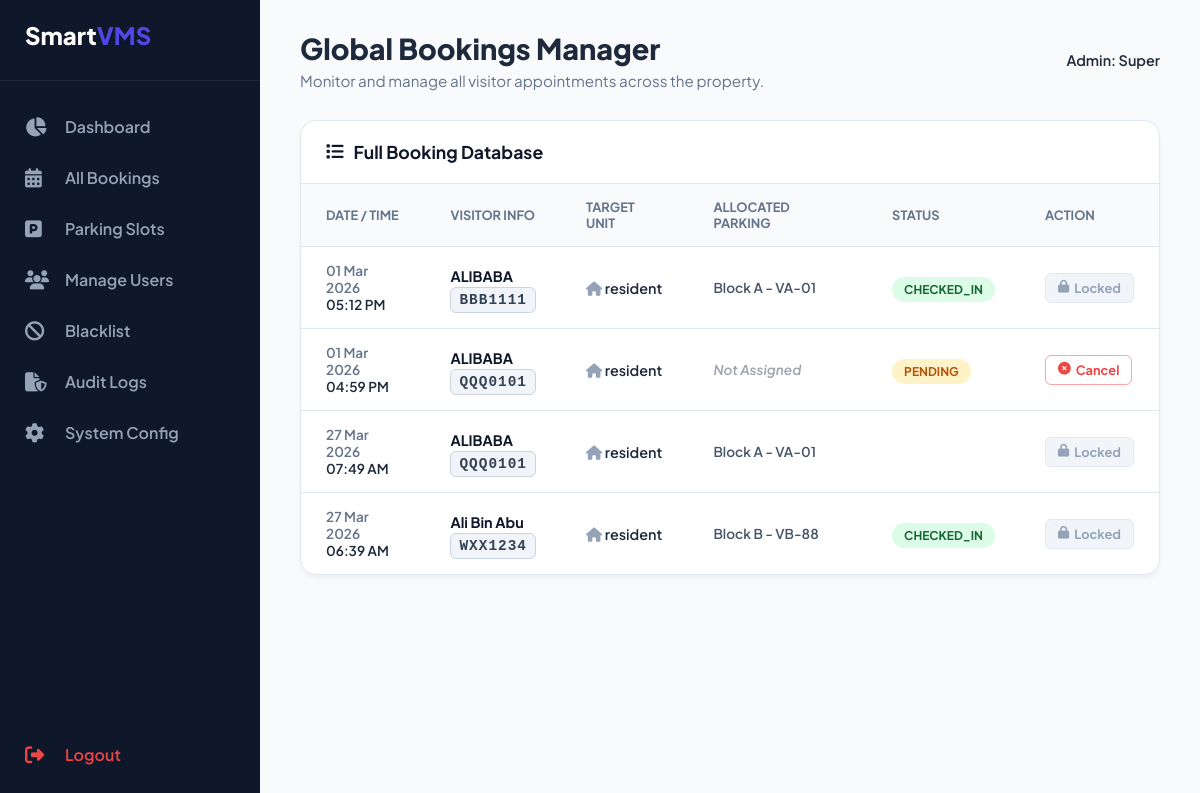
/public/admin_bookings.php (signed in), run on the app's committed database.
### tables this page shows
CREATE TABLE `bookings` (
  `id` int(11) NOT NULL,
  `plate_no` varchar(20) NOT NULL,
  `visitor_name` varchar(120) DEFAULT NULL,
  `resident_id` int(11) DEFAULT NULL,
  `slot_id` int(11) DEFAULT NULL,
  `start_time` datetime NOT NULL,
  `end_time` datetime NOT NULL,
  `status` enum('pending','approved','allocated','checked_in','checked_out','closed','expired') DEFAULT 'pending',
  `qr_token` varchar(255) DEFAULT NULL,
  `created_at` datetime DEFAULT current_timestamp()
);

CREATE TABLE `users` (
  `id` int(11) NOT NULL,
  `email` varchar(120) NOT NULL,
  `password_hash` varchar(255) NOT NULL,
  `role` enum('visitor','resident','guard','admin','superadmin') NOT NULL,
  `status` enum('active','inactive','watchlist','blacklisted') DEFAULT 'active',
  `phone` varchar(20) DEFAULT NULL,
  `created_at` datetime DEFAULT current_timestamp()
);

CREATE TABLE `parking_slots` (
  `id` int(11) NOT NULL,
  `block_name` enum('Block A','Block B','Block C') NOT NULL,
  `slot_no` varchar(20) NOT NULL,
  `slot_type` enum('Resident','Visitor','Disabled','Loading') DEFAULT 'Visitor',
  `status` enum('available','reserved','maintenance') DEFAULT 'available'
);

### core/config.php (called while the page is built, shortened)
<?php
function e($string) {
    return htmlspecialchars($string ?? '', ENT_QUOTES, 'UTF-8');
}
?>

### public/admin_bookings.php (the view, shortened to what this page needs)
<?php
$pdo = db();
$admin_name = explode('@', $_SESSION['email'])[0];
$stmt = $pdo->query("
    SELECT b.*, u.email as resident_email, p.block_name, p.slot_no
    FROM bookings b
    LEFT JOIN users u ON b.resident_id = u.id
    LEFT JOIN parking_slots p ON b.slot_id = p.id
    ORDER BY b.created_at DESC
");
$all_bookings = $stmt->fetchAll();
?>
<!DOCTYPE html>
<html lang="en">
<head>
    <link rel="stylesheet" href="https://cdnjs.cloudflare.com/ajax/libs/font-awesome/6.4.0/css/all.min.css">
</head>
<body>
    <div class="sidebar">
        <div class="brand">Smart<span>VMS</span></div>
        <a href="admin_dash.php" class="nav-link"><i class="fas fa-chart-pie"></i> Dashboard</a>
        <a href="admin_bookings.php" class="nav-link"><i class="fas fa-calendar-alt"></i> All Bookings</a>
        <a href="admin_slots.php" class="nav-link"><i class="fas fa-parking"></i> Parking Slots</a>
        <a href="admin_users.php" class="nav-link"><i class="fas fa-users"></i> Manage Users</a>
        <a href="admin_blacklist.php" class="nav-link"><i class="fas fa-ban"></i> Blacklist</a>
        <a href="admin_audit.php" class="nav-link"><i class="fas fa-file-shield"></i> Audit Logs</a>
        <?php if($_SESSION['role'] === 'superadmin'): ?>
            <a href="superadmin_config.php" class="nav-link"><i class="fas fa-cog"></i> System Config</a>
        <?php endif; ?>
        <div class="spacer"></div>
        <a href="../core/logout.php" class="nav-link" style="color: #ef4444;"><i class="fas fa-sign-out-alt"></i> Logout</a>
    </div>
    <div class="main-content">
        <div class="header-flex">
            <div>
                <h1 class="page-title">Global Bookings Manager</h1>
                <p class="page-sub">Monitor and manage all visitor appointments across the property.</p>
            </div>
            <div style="text-align: right;">
                <p style="font-weight: 600; font-size: 0.9rem;">Admin: <?= htmlspecialchars(ucfirst($admin_name)) ?></p>
            </div>
        </div>
        <div class="table-card">
            <div class="table-header">
                <div class="table-title"><i class="fas fa-list"></i> Full Booking Database</div>
            </div>
            <div style="overflow-x: auto;">
                <table>
                    <thead>
                        <tr>
                            <th>Date / Time</th>
                            <th>Visitor Info</th>
                            <th>Target Unit</th>
                            <th>Allocated Parking</th>
                            <th>Status</th>
                            <th>Action</th>
                        </tr>
                    </thead>
                    <tbody>
                        <?php if(empty($all_bookings)): ?>
                            <tr><td colspan="6" style="text-align: center; color: var(--text-muted); padding: 30px;">No bookings found in the system.</td></tr>
                        <?php else: ?>
                            <?php foreach($all_bookings as $b): ?>
                            <tr>
                                <td style="color: var(--text-muted); font-size: 0.85rem; font-weight: 600;">
                                    <?= date('d M Y', strtotime($b['start_time'])) ?><br>
                                    <span style="color: var(--text-main);"><?= date('h:i A', strtotime($b['start_time'])) ?></span>
                                </td>
                                <td>
                                    <div style="font-weight: 700; color: var(--primary); margin-bottom: 4px;"><?= e($b['visitor_name']) ?></div>
                                    <span class="plate-badge"><?= e($b['plate_no']) ?></span>
                                </td>
                                <td>
                                    <div style="font-weight: 600;"><i class="fas fa-home" style="color:#94a3b8;"></i> <?= explode('@', $b['resident_email'])[0] ?></div>
                                </td>
                                <td style="font-size: 0.85rem; font-weight: 600; color: #475569;">
                                    <?= $b['slot_id'] ? e($b['block_name'] . ' - ' . $b['slot_no']) : '<span style="color:#9ca3af; font-style:italic;">Not Assigned</span>' ?>
                                </td>
                                <td>
                                    <span class="st-badge st-<?= strtolower($b['status']) ?>"><?= e($b['status']) ?></span>
                                </td>
                                <td>
                                    <?php if(in_array($b['status'], ['pending', 'approved', 'allocated'])): ?>
                                        <form method="POST" action="" style="margin:0;">
                                            <button type="button" class="btn-cancel" onclick="confirmCancel(this.form, '<?= e($b['plate_no']) ?>')">
                                                <i class="fas fa-times-circle"></i> Cancel
                                            </button>
                                        </form>
                                    <?php else: ?>
                                        <button class="btn-cancel btn-disabled" disabled title="Cannot modify completed or active bookings">
                                            <i class="fas fa-lock"></i> Locked
                                        </button>
                                    <?php endif; ?>
                                </td>
                            </tr>
                            <?php endforeach; ?>
                        <?php endif; ?>
                    </tbody>
                </table>
            </div>
        </div>
    </div>
</body>
</html>

### public/admin_bookings.php (style rules this page uses)
:root { --bg: #f8fafc; --surface: #ffffff; --primary: #0f172a; --accent: #4f46e5; --text-main: #1e293b; --text-muted: #64748b; --border: #e2e8f0; --success: #10b981; --warning: #f59e0b; --danger: #ef4444; }
* { margin: 0; padding: 0; box-sizing: border-box; font-family: 'Plus Jakarta Sans', sans-serif; }
body { background: var(--bg); color: var(--text-main); display: flex; min-height: 100vh; }
.sidebar { width: 260px; background: var(--primary); color: white; display: flex; flex-direction: column; padding: 20px 0; }
.brand { font-size: 1.5rem; font-weight: 800; padding: 0 25px 30px; border-bottom: 1px solid #1e293b; margin-bottom: 20px; }
.brand span { color: var(--accent); }
.nav-link { display: flex; align-items: center; gap: 15px; padding: 15px 25px; color: #94a3b8; text-decoration: none; font-weight: 600; transition: 0.2s; }
.nav-link i { font-size: 1.2rem; width: 25px; }
.spacer { flex: 1; }
.main-content { flex: 1; padding: 30px 40px; overflow-y: auto; }
.header-flex { display: flex; justify-content: space-between; align-items: center; margin-bottom: 30px; }
.page-title { font-size: 1.8rem; font-weight: 800; }
.page-sub { color: var(--text-muted); font-size: 0.95rem; margin-top: 5px; }
.table-card { background: var(--surface); border-radius: 16px; border: 1px solid var(--border); box-shadow: 0 4px 6px -1px rgba(0,0,0,0.05); overflow: hidden; }
.table-header { padding: 20px 25px; border-bottom: 1px solid var(--border); display: flex; justify-content: space-between; align-items: center; }
.table-title { font-size: 1.1rem; font-weight: 700; display: flex; align-items: center; gap: 10px; color: var(--primary); }
table { width: 100%; border-collapse: collapse; }
th { text-align: left; padding: 15px 25px; font-size: 0.8rem; font-weight: 700; color: var(--text-muted); text-transform: uppercase; border-bottom: 1px solid var(--border); background: #f8fafc; }
td { padding: 15px 25px; font-size: 0.9rem; border-bottom: 1px solid var(--border); vertical-align: middle; }
tr:last-child td { border-bottom: none; }
.plate-badge { font-family: monospace; font-weight: bold; background: #f1f5f9; border: 1px solid #cbd5e1; padding: 4px 8px; border-radius: 6px; letter-spacing: 1px; color: #334155; }
.st-badge { padding: 5px 12px; border-radius: 20px; font-size: 0.75rem; font-weight: 700; text-transform: uppercase; }
.st-pending { background: #fef3c7; color: #b45309; }
.st-checked_in { background: #dcfce7; color: #166534; }
.btn-cancel { background: #ffffff; color: var(--danger); border: 1px solid #fca5a5; padding: 6px 12px; border-radius: 6px; font-weight: 700; font-size: 0.8rem; cursor: pointer; transition: 0.2s; display: inline-flex; align-items: center; gap: 5px; }
.btn-disabled { background: #f1f5f9; color: #94a3b8; border: 1px solid #e2e8f0; cursor: not-allowed; }

### data on the page
bookings: start_time "01 Mar 2026", start_time "05:12 PM", visitor_name "ALIBABA", plate_no "BBB1111", resident.email "resident", slot.slot_no "Block A - VA-01", status "CHECKED_IN", shows "Locked"
bookings: start_time "01 Mar 2026", start_time "04:59 PM", visitor_name "ALIBABA", plate_no "QQQ0101", resident.email "resident", shows "Not Assigned", status "PENDING"
bookings: start_time "27 Mar 2026", start_time "07:49 AM", visitor_name "ALIBABA", plate_no "QQQ0101", resident.email "resident", slot.slot_no "Block A - VA-01", status "Locked"
bookings: start_time "27 Mar 2026", start_time "06:39 AM", visitor_name "Ali Bin Abu", plate_no "WXX1234", resident.email "resident", slot.slot_no "Block B - VB-88", status "CHECKED_IN", shows "Locked"

### other printed values
$admin_name "Super"
